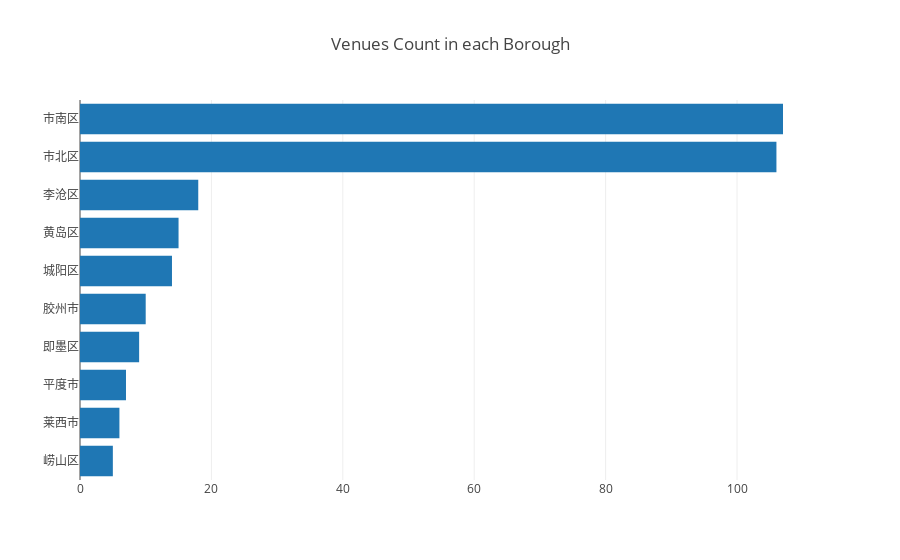

Notebook source saved alongside this figure:
### Code cell
import plotly
import plotly.graph_objs as go
plotly.offline.init_notebook_mode(connected=True)
plotly.offline.iplot({
    'data':[go.Bar(x=qingdao_district_venues_count['Count'][::-1],y=qingdao_district_venues_count['District'][::-1],orientation='h')],
    'layout':go.Layout(title='Venues Count in each Borough')
})

### Figure 1 — Plotly figure (JSON) as saved in the notebook; plotly's stock layout.template omitted (floating-point values rounded to 4 significant figures)
{"data": [{"orientation": "h", "type": "bar", "uid": "0fa024ba-f459-413e-bac8-db27dc676180", "x": [5, 6, 7, 9, 10, 14, 15, 18, 106, 107], "y": ["崂山区", "莱西市", "平度市", "即墨区", "胶州市", "城阳区", "黄岛区", "李沧区", "市北区", "市南区"]}], "layout": {"title": {"text": "Venues Count in each Borough"}}}
